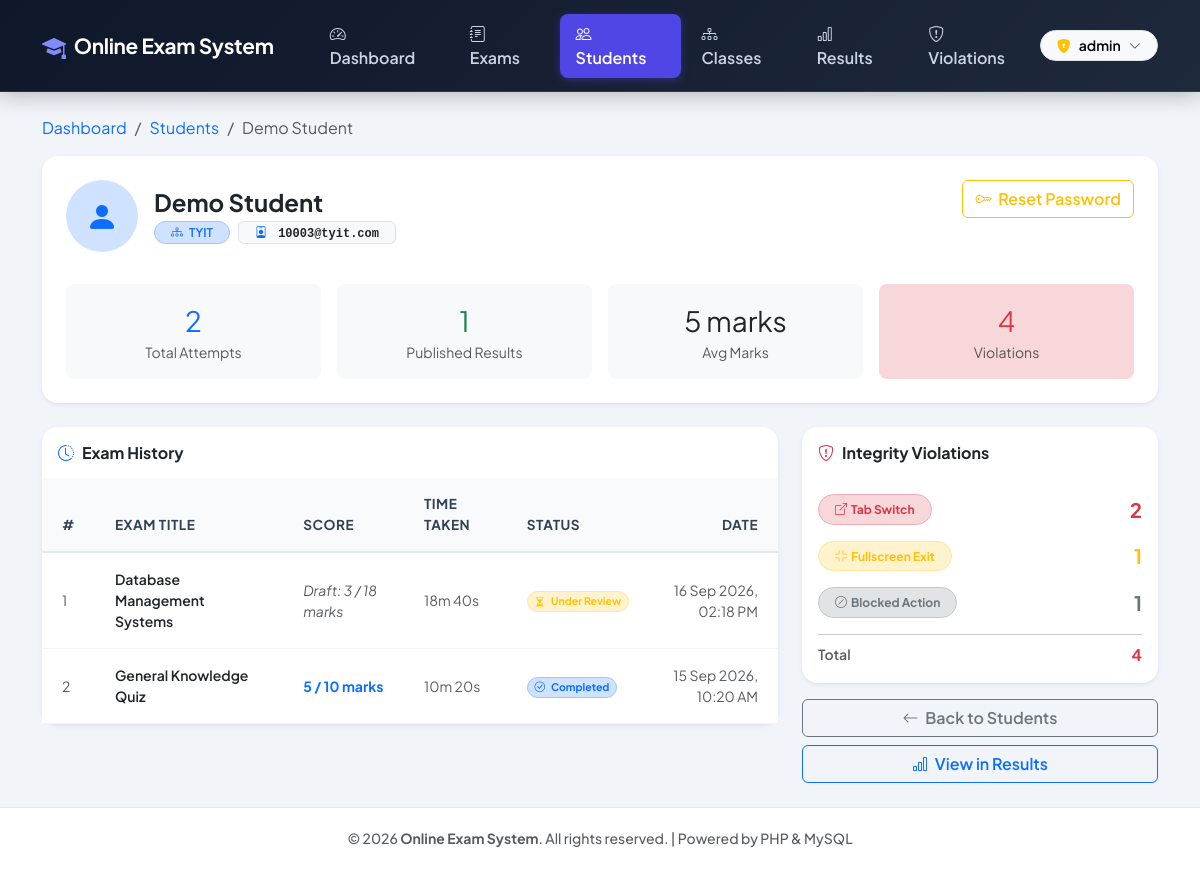
The app's page /admin/student-profile.php?id=3 (signed in) with its own data.
### tables this page shows
CREATE TABLE IF NOT EXISTS `students` (
    `id`       INT AUTO_INCREMENT PRIMARY KEY,
    `name`     VARCHAR(100) NOT NULL,
    `email`    VARCHAR(100) NOT NULL UNIQUE,
    `password` VARCHAR(255) NOT NULL,
    `class_id` INT NULL,
    FOREIGN KEY (`class_id`) REFERENCES `classes`(`id`) ON DELETE SET NULL
);

CREATE TABLE IF NOT EXISTS `classes` (
    `id`          INT AUTO_INCREMENT PRIMARY KEY,
    `name`        VARCHAR(50)  NOT NULL,
    `description` VARCHAR(200) NULL,
    `sort_order`  INT          NOT NULL DEFAULT 0,
    `created_at`  DATETIME     NOT NULL DEFAULT CURRENT_TIMESTAMP,
    UNIQUE KEY `uq_class_name` (`name`)
);

CREATE TABLE IF NOT EXISTS `results` (
    `id`           INT AUTO_INCREMENT PRIMARY KEY,
    `student_id`   INT          NOT NULL,
    `exam_id`      INT          NOT NULL,
    `score`        DECIMAL(6,2) NOT NULL DEFAULT 0.00,
    `status`       VARCHAR(20)  NOT NULL DEFAULT 'published',
    `admin_feedback` TEXT       NULL,
    `attempted_at` DATETIME     NOT NULL DEFAULT CURRENT_TIMESTAMP,
    `evaluated_at` DATETIME     NULL,
    FOREIGN KEY (`student_id`) REFERENCES `students`(`id`) ON DELETE CASCADE,
    FOREIGN KEY (`exam_id`)    REFERENCES `exams`(`id`)    ON DELETE CASCADE
);

CREATE TABLE IF NOT EXISTS `exams` (
    `id`               INT AUTO_INCREMENT PRIMARY KEY,
    `title`            VARCHAR(150) NOT NULL,
    `duration_minutes` INT          NOT NULL DEFAULT 30,
    `result_mode`      VARCHAR(20)  NOT NULL DEFAULT 'instant',
    `start_at`             DATETIME     NULL,
    `end_at`               DATETIME     NULL,
    `questions_to_display` INT          NOT NULL DEFAULT 0
);

### admin/student-profile.php (the view, shortened to what this page needs)
<?php
include '../includes/header.php';
include '../config/db.php';
$student_id = (int)($_GET['id'] ?? 0);
$stmt = mysqli_prepare($conn,
    "SELECT s.*, c.name AS class_name
     FROM students s LEFT JOIN classes c ON s.class_id = c.id
     WHERE s.id = ?");
mysqli_stmt_bind_param($stmt, "i", $student_id);
mysqli_stmt_execute($stmt);
$student = mysqli_fetch_assoc(mysqli_stmt_get_result($stmt));
$stmt = mysqli_prepare($conn,
    "SELECT r.*, e.title AS exam_title, e.duration_minutes,
            es.time_taken_seconds,
            COALESCE(NULLIF((SELECT SUM(COALESCE(q.marks, 1)) FROM student_answers sa JOIN questions q ON sa.question_id = q.id WHERE sa.result_id = r.id), 0),
                     (SELECT COALESCE(SUM(q.marks), 0) FROM questions q WHERE q.exam_id = e.id)) AS exam_total_marks
     FROM results r
     JOIN exams e ON r.exam_id = e.id
     LEFT JOIN exam_sessions es ON es.student_id = r.student_id AND es.exam_id = r.exam_id
     WHERE r.student_id = ?
     ORDER BY r.attempted_at DESC");
mysqli_stmt_bind_param($stmt, "i", $student_id);
mysqli_stmt_execute($stmt);
$results_res = mysqli_stmt_get_result($stmt);
$results = [];
while ($row = mysqli_fetch_assoc($results_res)) $results[] = $row;
$stmt = mysqli_prepare($conn,
    "SELECT violation_type, COUNT(*) AS cnt
     FROM exam_violations WHERE student_id = ?
     GROUP BY violation_type ORDER BY cnt DESC");
mysqli_stmt_bind_param($stmt, "i", $student_id);
mysqli_stmt_execute($stmt);
$viol_res = mysqli_stmt_get_result($stmt);
$violations = [];
while ($row = mysqli_fetch_assoc($viol_res)) $violations[] = $row;
$total_violations = array_sum(array_column($violations, 'cnt'));
$total_attempts  = count($results);
$published       = array_filter($results, fn($r) => $r['status'] === 'published');
$published_count = count($published);
$avg_score       = $published_count > 0 ? round(array_sum(array_column(array_values($published), 'score')) / $published_count, 1) : 0;
?>
<nav aria-label="breadcrumb" class="mb-3">
    <ol class="breadcrumb small">
        <li class="breadcrumb-item"><a href="dashboard.php" class="text-decoration-none">Dashboard</a></li>
        <li class="breadcrumb-item"><a href="manage-students.php" class="text-decoration-none">Students</a></li>
        <li class="breadcrumb-item active"><?php echo htmlspecialchars($student['name']); ?></li>
    </ol>
</nav>
<div class="card border-0 shadow-sm rounded-4 mb-4">
    <div class="card-body p-4">
        <div class="d-flex flex-wrap gap-4 align-items-start justify-content-between">
            <div class="d-flex gap-3 align-items-center">
                <div class="rounded-circle bg-primary-subtle d-flex align-items-center justify-content-center flex-shrink-0" style="width:72px;height:72px;">
                    <i class="bi bi-person-fill fs-2 text-primary"></i>
                </div>
                <div>
                    <h4 class="fw-bold mb-1"><?php echo htmlspecialchars($student['name']); ?></h4>
                    <div class="d-flex flex-wrap gap-2 align-items-center">
                        <span class="badge bg-primary-subtle text-primary border border-primary-subtle rounded-pill px-3 py-1 fw-semibold">
                            <i class="bi bi-diagram-3 me-1"></i>
                            <?php echo $student['class_name'] ? htmlspecialchars($student['class_name']) : 'No Class'; ?>
                        </span>
                        <span class="badge bg-light text-dark border font-monospace px-3 py-1">
                            <i class="bi bi-person-badge me-1 text-primary"></i>
                            <?php echo htmlspecialchars($student['email']); ?>
                        </span>
                    </div>
                </div>
            </div>
            <form method="POST" onsubmit="return confirm('Reset password to \'student\' for <?php echo htmlspecialchars($student['name'], ENT_QUOTES); ?>?')">
                <button type="submit" class="btn btn-outline-warning fw-semibold">
                    <i class="bi bi-key me-1"></i> Reset Password
                </button>
            </form>
        </div>
        <div class="row g-3 mt-3">
            <div class="col-6 col-md-3">
                <div class="text-center p-3 bg-light rounded-3">
                    <div class="fw-extrabold fs-3 text-primary"><?php echo $total_attempts; ?></div>
                    <div class="text-muted small">Total Attempts</div>
                </div>
            </div>
            <div class="col-6 col-md-3">
                <div class="text-center p-3 bg-light rounded-3">
                    <div class="fw-extrabold fs-3 text-success"><?php echo $published_count; ?></div>
                    <div class="text-muted small">Published Results</div>
                </div>
            </div>
            <div class="col-6 col-md-3">
                <div class="text-center p-3 bg-light rounded-3">
                    <div class="fw-extrabold fs-3 text-dark"><?php echo rtrim(rtrim(number_format((float)$avg_score, 2), '0'), '.'); ?> marks</div>
                    <div class="text-muted small">Avg Marks</div>
                </div>
            </div>
            <div class="col-6 col-md-3">
                <div class="text-center p-3 bg-<?php echo $total_violations > 0 ? 'danger' : 'success'; ?>-subtle rounded-3">
                    <div class="fw-extrabold fs-3 text-<?php echo $total_violations > 0 ? 'danger' : 'success'; ?>"><?php echo $total_violations; ?></div>
                    <div class="text-muted small">Violations</div>
                </div>
            </div>
        </div>
    </div>
</div>
<div class="row g-4">
    <div class="col-lg-8">
        <div class="card border-0 shadow-sm rounded-4">
            <div class="card-header bg-white border-0 py-3 rounded-top-4">
                <h6 class="fw-bold mb-0"><i class="bi bi-clock-history text-primary me-2"></i>Exam History</h6>
            </div>
            <div class="card-body p-0">
                <div class="table-responsive">
                    <table class="table custom-table align-middle mb-0 small">
                        <thead>
                            <tr>
                                <th class="ps-4">#</th>
                                <th>Exam Title</th>
                                <th>Score</th>
                                <th>Time Taken</th>
                                <th>Status</th>
                                <th class="pe-4 text-end">Date</th>
                            </tr>
                        </thead>
                        <tbody>
                            <?php if (empty($results)): ?>
                            <tr><td colspan="6" class="text-center text-muted py-5">
                                <i class="bi bi-journal-x fs-2 d-block mb-2"></i>No exam attempts yet.
                            </td></tr>
                            <?php else: $i = 1; foreach ($results as $r):
                                $pending = ($r['status'] ?? 'published') === 'pending';
                                $tt = (int)($r['time_taken_seconds'] ?? 0);
                            ?>
                            <tr>
                                <td class="ps-4 text-muted"><?php echo $i++; ?></td>
                                <td class="fw-semibold text-dark"><?php echo htmlspecialchars($r['exam_title']); ?></td>
                                <td>
                                    <?php
                                    $out_of = (float)($r['exam_total_marks'] ?? 0);
                                    $display_total = ($out_of > 0) ? rtrim(rtrim(number_format($out_of, 2), '0'), '.') : '';
                                    $score_fmt = rtrim(rtrim(number_format((float)$r['score'], 2), '0'), '.');
                                    ?>
                                    <?php if ($pending): ?>
                                        <span class="text-muted fst-italic">Draft: <?php echo $score_fmt; ?><?php echo $display_total ? " / $display_total" : ''; ?> marks</span>
                                    <?php else: ?>
                                        <span class="fw-bold text-primary">
                                            <?php echo $score_fmt; ?><?php echo $display_total ? " / $display_total" : ''; ?> marks
                                        </span>
                                    <?php endif; ?>
                                </td>
                                <td class="text-muted">
                                    <?php if ($tt > 0): echo floor($tt/60).'m '.($tt%60).'s'; else: echo '—'; endif; ?>
                                </td>
                                <td>
                                    <?php if ($pending): ?>
                                        <span class="badge bg-warning-subtle text-warning border border-warning-subtle rounded-pill px-2.5 py-1 fw-bold">
                                            <i class="bi bi-hourglass-split me-1"></i> Under Review
                                        </span>
                                    <?php else: ?>
                                        <span class="badge bg-primary-subtle text-primary border border-primary-subtle rounded-pill px-2.5 py-1 fw-bold">
                                            <i class="bi bi-check-circle me-1"></i> Completed
                                        </span>
                                    <?php endif; ?>
                                </td>
                                <td class="pe-4 text-end text-muted"><?php echo date('d M Y, h:i A', strtotime($r['attempted_at'])); ?></td>
                            </tr>
                            <?php endforeach; endif; ?>
                        </tbody>
                    </table>
                </div>
            </div>
        </div>
    </div>
    <div class="col-lg-4">
        <div class="card border-0 shadow-sm rounded-4">
            <div class="card-header bg-white border-0 py-3 rounded-top-4">
                <h6 class="fw-bold mb-0"><i class="bi bi-shield-exclamation text-danger me-2"></i>Integrity Violations</h6>
            </div>
            <div class="card-body">
                <?php if (empty($violations)): ?>
                <div class="text-center py-3">
                    <i class="bi bi-shield-check fs-2 text-success d-block mb-2"></i>
                    <p class="text-muted small mb-0">No violations recorded.<br>Clean exam history!</p>
                </div>
                <?php else:
                    $vmap = [
                        'tab_switch'      => ['danger',    'bi-box-arrow-up-right', 'Tab Switch'],
                        'fullscreen_exit' => ['warning',   'bi-fullscreen-exit',    'Fullscreen Exit'],
                        'exit_exam'       => ['danger',    'bi-door-open-fill',     'Exited Exam'],
                        'blocked_key'     => ['secondary', 'bi-slash-circle',       'Blocked Action'],
                    ];
                    foreach ($violations as $v):
                        $b = $vmap[$v['violation_type']] ?? ['dark', 'bi-question', $v['violation_type']];
                ?>
                <div class="d-flex justify-content-between align-items-center mb-3">
                    <span class="badge bg-<?php echo $b[0]; ?>-subtle text-<?php echo $b[0]; ?> border border-<?php echo $b[0]; ?>-subtle rounded-pill px-3 py-2">
                        <i class="bi <?php echo $b[1]; ?> me-1"></i><?php echo $b[2]; ?>
                    </span>
                    <span class="fw-bold fs-5 text-<?php echo $b[0]; ?>"><?php echo $v['cnt']; ?></span>
                </div>
                <?php endforeach; ?>
                <hr class="my-2">
                <div class="d-flex justify-content-between align-items-center">
                    <span class="fw-semibold text-muted small">Total</span>
                    <span class="fw-bold text-danger"><?php echo $total_violations; ?></span>
                </div>
                <?php endif; ?>
            </div>
        </div>
        <div class="mt-3">
            <a href="manage-students.php" class="btn btn-outline-secondary w-100 fw-semibold">
                <i class="bi bi-arrow-left me-1"></i> Back to Students
            </a>
            <a href="view-results.php?student_id=<?php echo $student_id; ?>" class="btn btn-outline-primary w-100 fw-semibold mt-2">
                <i class="bi bi-bar-chart me-1"></i> View in Results
            </a>
        </div>
    </div>
</div>
<?php include '../includes/footer.php'; ?>

### css/style.css (style rules this page uses)
:root { --primary-color: #4f46e5; --primary-hover: #4338ca; --secondary-color: #64748b; --success-color: #10b981; --danger-color: #ef4444; --warning-color: #f59e0b; --info-color: #06b6d4; --bg-body: #f1f5f9; --card-bg: #ffffff; --text-main: #0f172a; --text-muted: #64748b; --border-color: #cbd5e1; --shadow-sm: 0 1px 3px rgba(0,0,0,0.08); --shadow-md: 0 4px 14px rgba(15, 23, 42, 0.1); --shadow-lg: 0 12px 28px rgba(15, 23, 42, 0.15); }
body { background-color: var(--bg-body) !important; color: var(--text-main) !important; font-family: 'Plus Jakarta Sans', -apple-system, BlinkMacSystemFont, sans-serif; min-height: 100vh; display: flex; flex-direction: column; }
:root { --exam-q-font-size: 1.2rem; --exam-body-font-size: 1.05rem; }
.custom-table { border-collapse: separate !important; border-spacing: 0 !important; }
.custom-table thead th { background: #f8fafc !important; color: #334155 !important; font-weight: 700 !important; font-size: 0.85rem !important; text-transform: uppercase !important; letter-spacing: 0.5px !important; padding: 1rem 1.25rem !important; border-bottom: 2px solid #e2e8f0 !important; }
.custom-table tbody td { padding: 1rem 1.25rem !important; vertical-align: middle !important; border-bottom: 1px solid #f1f5f9 !important; }

### records on screen
students: name "Demo Student", class.name "TYIT", email "10003@tyit.com"
results: exam.title "Database Management Systems", score "3", display_total "18", tt "18", tt "40", status "pending" (drawn), attempted_at "16 Sep 2026, 02:18 PM"
results: exam.title "General Knowledge Quiz", score "5", display_total "10", tt "10", tt "20", status "published" (drawn), attempted_at "15 Sep 2026, 10:20 AM"

### other values on screen
$_SESSION['admin_username'] "admin"
$total_attempts "2"
$published_count "1"
rtrim(rtrim(number_format((float)$avg_score, 2), '0'), '.') "5"
$total_violations "4"
$b[2] "Tab Switch"
$v['cnt'] "2"
$b[2] "Fullscreen Exit"
$v['cnt'] "1"
$b[2] "Blocked Action"
